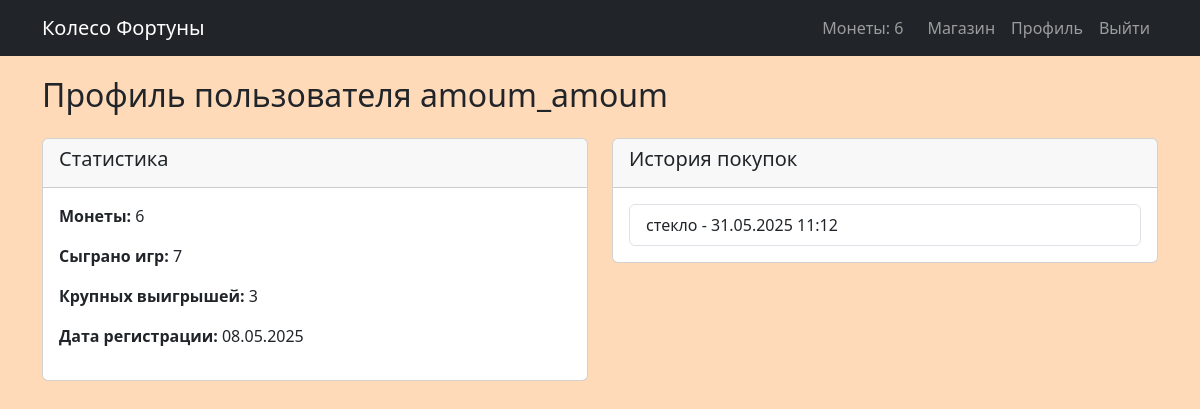
Screenshot of /profile/ (signed in) with the database file from the repository.
### wheel/models.py (models this page shows, shortened)
class Profile(models.Model):
    user = models.OneToOneField(User, on_delete=models.CASCADE)
    coins = models.IntegerField(default=0)
    games_played = models.IntegerField(default=0)
    wins = models.IntegerField(default=0)

class Purchase(models.Model):
    user = models.ForeignKey(User, on_delete=models.CASCADE)
    item = models.ForeignKey(ShopItem, on_delete=models.CASCADE)
    purchase_date = models.DateTimeField(auto_now_add=True)

class ShopItem(models.Model):
    name = models.CharField(max_length=100)
    description = models.TextField()
    price = models.IntegerField()
    image = models.ImageField(upload_to='shop_items/')

### wheel/views.py (the view)
# urls.py: path('profile/', views.profile_view, name='profile'),
@login_required
def profile_view(request):
    profile = request.user.profile
    purchases = Purchase.objects.filter(user=request.user)
    return render(request, 'wheel/profile.html', {'profile': profile, 'purchases': purchases})

### wheel/templates/wheel/profile.html
{% extends 'wheel/base.html' %}
{% block content %}
<body style="background-color: #FFDAB9;">
</body>
<h2>Профиль пользователя {{ user.username }}</h2>
<div class="row mt-4">
    <div class="col-md-6">
        <div class="card">
            <div class="card-header">
                <h5>Статистика</h5>
            </div>
            <div class="card-body">
                <p><strong>Монеты:</strong> {{ profile.coins }}</p>
                <p><strong>Сыграно игр:</strong> {{ profile.games_played }}</p>
                <p><strong>Крупных выигрышей:</strong> {{ profile.wins }}</p>
                <p><strong>Дата регистрации:</strong> {{ user.date_joined|date:"d.m.Y" }}</p>
            </div>
        </div>
    </div>
    <div class="col-md-6">
        <div class="card">
            <div class="card-header">
                <h5>История покупок</h5>
            </div>
            <div class="card-body">
                {% if purchases %}
                    <ul class="list-group">
                        {% for purchase in purchases %}
                            <li class="list-group-item">
                                {{ purchase.item.name }} - {{ purchase.purchase_date|date:"d.m.Y H:i" }}
                            </li>
                        {% endfor %}
                    </ul>
                {% else %}
                    <p>У вас пока нет покупок</p>
                {% endif %}
            </div>
        </div>
    </div>
</div>
{% endblock %}

### wheel/templates/wheel/base.html (shortened to what this page needs)
<!DOCTYPE html>
<html lang="en">
<head>
    <link href="https://cdn.jsdelivr.net/npm/bootstrap@5.3.0/dist/css/bootstrap.min.css" rel="stylesheet">
</head>
<body style="background-color: #FFDAB9;">
    <nav class="navbar navbar-expand-lg navbar-dark bg-dark">
        <div class="container">
            <a class="navbar-brand" href="{% url 'home' %}">Колесо Фортуны</a>
            <div class="navbar-nav ms-auto">
                {% if user.is_authenticated %}
                    <span class="navbar-text me-3">
                        Монеты: {{ user.profile.coins }}
                    </span>
                    <a class="nav-link" href="{% url 'shop' %}">Магазин</a>
                    <a class="nav-link" href="{% url 'profile' %}">Профиль</a>
                    <a class="nav-link" href="{% url 'logout' %}">Выйти</a>
                {% else %}
                    <a class="nav-link" href="{% url 'login' %}">Войти</a>
                    <a class="nav-link" href="{% url 'register' %}">Регистрация</a>
                {% endif %}
            </div>
        </div>
    </nav>
    <div class="container">
        {% block content %}
        {% endblock %}
    </div>
</body>
</html>

### wheel/templates/wheel/base.html (style rules this page uses)
.navbar { margin-bottom: 20px; }

### rows the page displays
Profile: coins "6", games_played "7", wins "3"
Purchase: item.name "стекло", purchase_date "31.05.2025 11:12"

### other values shown
{{ user.profile.coins }} "6"
{{ user.username }} "amoum_amoum"
{{ user.date_joined|date:"d.m.Y" }} "08.05.2025"
